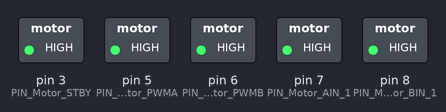
A sketch run on a simulated Arduino Uno, built with avr-gcc and run on an emulated ATmega328P. On the bench: switched loads named in the sketch (green lamp = pin HIGH).

Above: at 0.1 s.
Timing chart, 0 to 1.6 s (numbered marks = the images above):
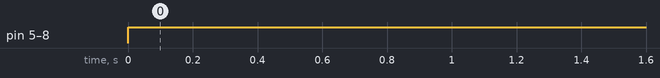

Measured:
- by itself, pin 5 (PIN_Motor_PWMA), pin 6 (PIN_Motor_PWMB), pin 7 (PIN_Motor_AIN_1), pin 8 (PIN_Motor_BIN_1): LOW → HIGH at 0.00 s

The sketch:

motor_test_forward.ino
```cpp
// Configuración de pines
#define PIN_Motor_STBY 3
#define PIN_Motor_AIN_1 7
#define PIN_Motor_PWMA 5
#define PIN_Motor_BIN_1 8
#define PIN_Motor_PWMB 6

void setup() {
  // Configurar los pines como salidas
  pinMode(PIN_Motor_STBY, OUTPUT);
  pinMode(PIN_Motor_AIN_1, OUTPUT);
  pinMode(PIN_Motor_PWMA, OUTPUT);
  pinMode(PIN_Motor_BIN_1, OUTPUT);
  pinMode(PIN_Motor_PWMB, OUTPUT);

  // Activar el modo "Standby" para habilitar los motores
  digitalWrite(PIN_Motor_STBY, HIGH);
}

void loop() {
  // Configurar ambos motores para avanzar en línea recta

  // Motor A (lado derecho)
  digitalWrite(PIN_Motor_AIN_1, HIGH); // Avanzar
  analogWrite(PIN_Motor_PWMA, 255);   // Velocidad (ajusta según sea necesario)

  // Motor B (lado izquierdo)
  digitalWrite(PIN_Motor_BIN_1, HIGH); // Avanzar
  analogWrite(PIN_Motor_PWMB, 255);   // Velocidad (ajusta según sea necesario)

  // El robot se moverá en línea recta continuamente
}
```
